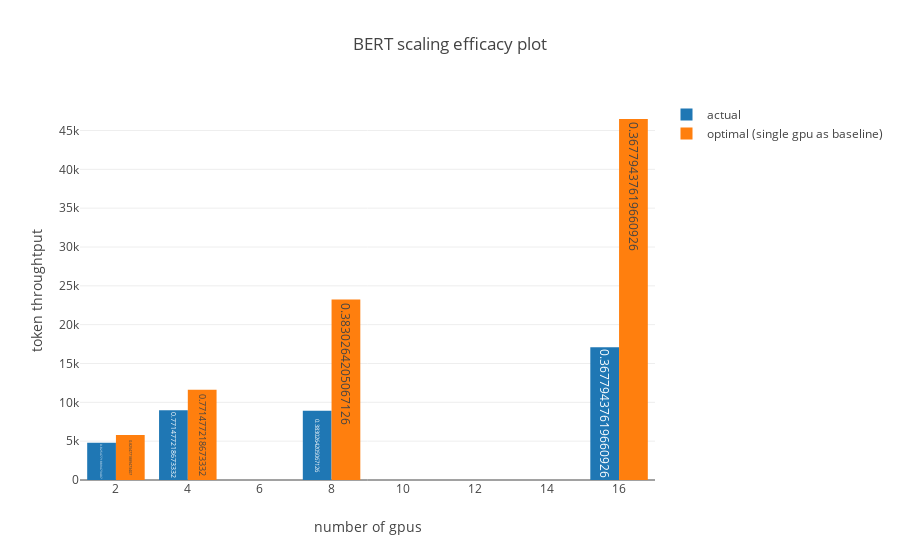

Write notebook code for a chart like this one.
### Code cell
plot_scaling_bar_plot(df, "t4", "BERT scaling efficacy plot")

### Figure 1 — Plotly figure (JSON) as saved in the notebook; plotly's stock layout.template omitted (floating-point values rounded to 4 significant figures)
{"data": [{"name": "actual", "text": [0.3678, 0.383, 0.8255, 0.7715], "type": "bar", "uid": "9794adf4-d133-47f3-a69f-81922b2eaa5d", "x": [16, 8, 2, 4], "y": [17100.0, 8902.0, 4796.0, 8965.0]}, {"name": "optimal (single gpu as baseline)", "text": [0.3678, 0.383, 0.8255, 0.7715], "type": "bar", "uid": "d4daf108-c459-40ae-846a-dae46832608b", "x": [16, 8, 2, 4], "y": [46480.0, 23240.0, 5810.0, 11620.0]}], "layout": {"barmode": "group", "title": {"text": "BERT scaling efficacy plot"}, "xaxis": {"title": {"text": "number of gpus"}}, "yaxis": {"title": {"text": "token throughtput"}}}}
